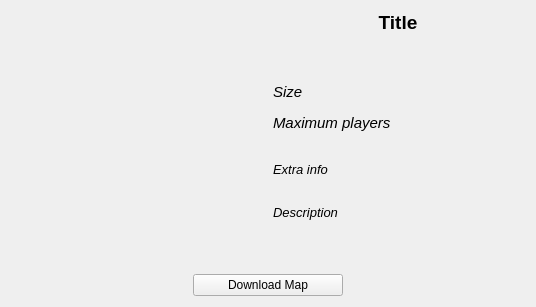
<?xml version="1.0" encoding="UTF-8"?>
<ui version="4.0">
 <class>ModDialog</class>
 <widget class="QDialog" name="ModDialog">
  <property name="geometry">
   <rect>
    <x>0</x>
    <y>0</y>
    <width>536</width>
    <height>307</height>
   </rect>
  </property>
  <property name="windowTitle">
   <string>Dialog</string>
  </property>
  <layout class="QGridLayout" name="gridLayout_2">
   <item row="0" column="0">
    <layout class="QVBoxLayout" name="verticalLayout">
     <property name="spacing">
      <number>4</number>
     </property>
     <property name="bottomMargin">
      <number>0</number>
     </property>
     <item>
      <layout class="QHBoxLayout" name="horizontalLayout">
       <property name="topMargin">
        <number>0</number>
       </property>
       <property name="bottomMargin">
        <number>0</number>
       </property>
       <item>
        <widget class="QLabel" name="Picture">
         <property name="minimumSize">
          <size>
           <width>256</width>
           <height>256</height>
          </size>
         </property>
         <property name="maximumSize">
          <size>
           <width>256</width>
           <height>256</height>
          </size>
         </property>
         <property name="text">
          <string/>
         </property>
         <property name="scaledContents">
          <bool>true</bool>
         </property>
         <property name="alignment">
          <set>Qt::AlignCenter</set>
         </property>
        </widget>
       </item>
       <item>
        <layout class="QVBoxLayout" name="verticalLayout_2">
         <property name="spacing">
          <number>1</number>
         </property>
         <item alignment="Qt::AlignTop">
          <widget class="QLabel" name="Title">
           <property name="maximumSize">
            <size>
             <width>5000</width>
             <height>25</height>
            </size>
           </property>
           <property name="font">
            <font>
             <family>Segoe UI</family>
             <pointsize>14</pointsize>
             <weight>75</weight>
             <bold>true</bold>
            </font>
           </property>
           <property name="text">
            <string>Title</string>
           </property>
           <property name="alignment">
            <set>Qt::AlignCenter</set>
           </property>
          </widget>
         </item>
         <item>
          <widget class="QLabel" name="Size">
           <property name="minimumSize">
            <size>
             <width>250</width>
             <height>30</height>
            </size>
           </property>
           <property name="maximumSize">
            <size>
             <width>16777215</width>
             <height>30</height>
            </size>
           </property>
           <property name="font">
            <font>
             <family>Segoe UI</family>
             <pointsize>11</pointsize>
             <italic>true</italic>
            </font>
           </property>
           <property name="text">
            <string>Size</string>
           </property>
           <property name="margin">
            <number>10</number>
           </property>
          </widget>
         </item>
         <item>
          <widget class="QLabel" name="Players">
           <property name="minimumSize">
            <size>
             <width>0</width>
             <height>30</height>
            </size>
           </property>
           <property name="maximumSize">
            <size>
             <width>16777215</width>
             <height>30</height>
            </size>
           </property>
           <property name="font">
            <font>
             <family>Segoe UI</family>
             <pointsize>11</pointsize>
             <italic>true</italic>
            </font>
           </property>
           <property name="text">
            <string>Maximum players</string>
           </property>
           <property name="margin">
            <number>10</number>
           </property>
          </widget>
         </item>
         <item alignment="Qt::AlignTop">
          <widget class="QLabel" name="Info">
           <property name="enabled">
            <bool>true</bool>
           </property>
           <property name="minimumSize">
            <size>
             <width>0</width>
             <height>60</height>
            </size>
           </property>
           <property name="maximumSize">
            <size>
             <width>16777215</width>
             <height>60</height>
            </size>
           </property>
           <property name="font">
            <font>
             <family>Segoe UI</family>
             <pointsize>10</pointsize>
             <italic>true</italic>
            </font>
           </property>
           <property name="text">
            <string>Extra info</string>
           </property>
           <property name="alignment">
            <set>Qt::AlignLeading|Qt::AlignLeft|Qt::AlignVCenter</set>
           </property>
           <property name="margin">
            <number>10</number>
           </property>
          </widget>
         </item>
         <item alignment="Qt::AlignTop">
          <widget class="QLabel" name="Description">
           <property name="maximumSize">
            <size>
             <width>16777215</width>
             <height>500</height>
            </size>
           </property>
           <property name="font">
            <font>
             <family>Segoe UI</family>
             <pointsize>10</pointsize>
             <italic>true</italic>
            </font>
           </property>
           <property name="text">
            <string>Description</string>
           </property>
           <property name="wordWrap">
            <bool>true</bool>
           </property>
           <property name="margin">
            <number>10</number>
           </property>
          </widget>
         </item>
        </layout>
       </item>
      </layout>
     </item>
     <item>
      <layout class="QHBoxLayout" name="horizontalLayout_2">
       <property name="bottomMargin">
        <number>0</number>
       </property>
       <item>
        <widget class="QPushButton" name="DownloadButton">
         <property name="minimumSize">
          <size>
           <width>100</width>
           <height>0</height>
          </size>
         </property>
         <property name="maximumSize">
          <size>
           <width>150</width>
           <height>16777215</height>
          </size>
         </property>
         <property name="focusPolicy">
          <enum>Qt::NoFocus</enum>
         </property>
         <property name="text">
          <string>Download Map</string>
         </property>
        </widget>
       </item>
      </layout>
     </item>
    </layout>
   </item>
  </layout>
 </widget>
 <resources/>
 <connections/>
</ui>
